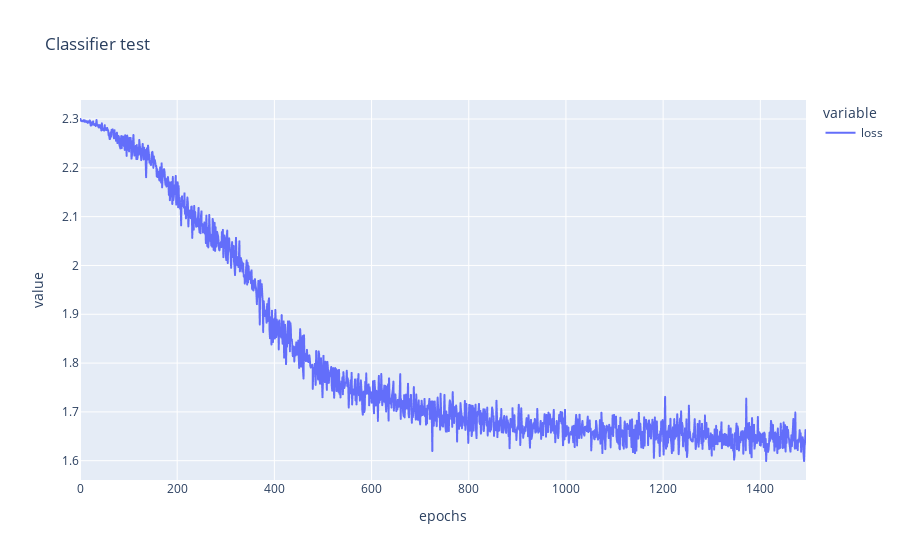

The notebook cell this image was saved under:
### Code cell
stats = mnist.fit_classifier(
    epochs=1500,
    batch_size=256,
    loss_criterion="CrossEntropyLoss",
    verbose=True,
    info="Classifier test"
)
stats[5:].plot_loss()

### Figure 1 — Plotly figure (JSON) as saved in the notebook; plotly's stock layout.template omitted (floating-point values rounded to 4 significant figures; data arrays with more than 128 entries replaced by an {"elided": "..."} marker saying what was removed)
{"data": [{"hovertemplate": "variable=loss<br>epochs=%{x}<br>value=%{y}<extra></extra>", "legendgroup": "loss", "line": {"color": "#636efa", "dash": "solid"}, "marker": {"symbol": "circle"}, "mode": "lines", "name": "loss", "showlegend": true, "type": "scattergl", "x": {"elided": "1495 int values"}, "xaxis": "x", "y": {"elided": "1495 float values"}, "yaxis": "y"}], "layout": {"legend": {"title": {"text": "variable"}, "tracegroupgap": 0}, "title": {"text": "Classifier test"}, "xaxis": {"anchor": "y", "domain": [0, 1], "title": {"text": "epochs"}}, "yaxis": {"anchor": "x", "domain": [0, 1], "title": {"text": "value"}}}}
